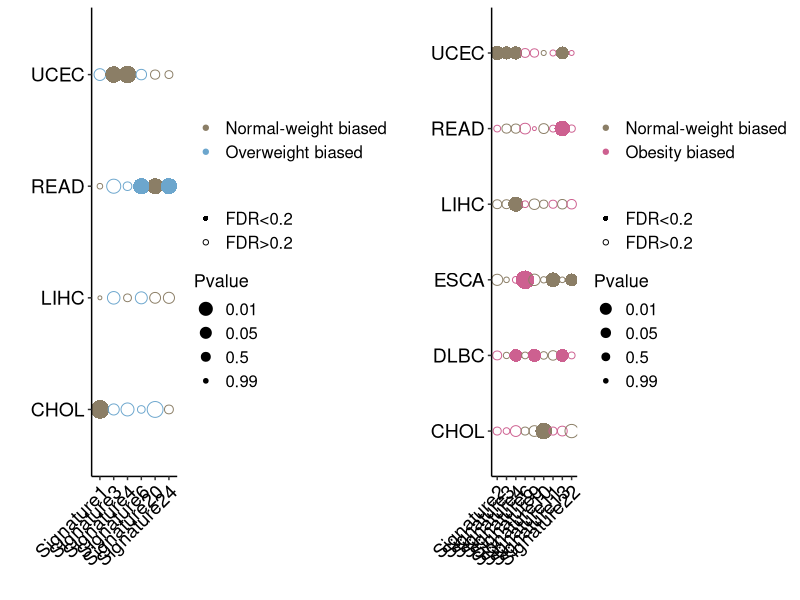
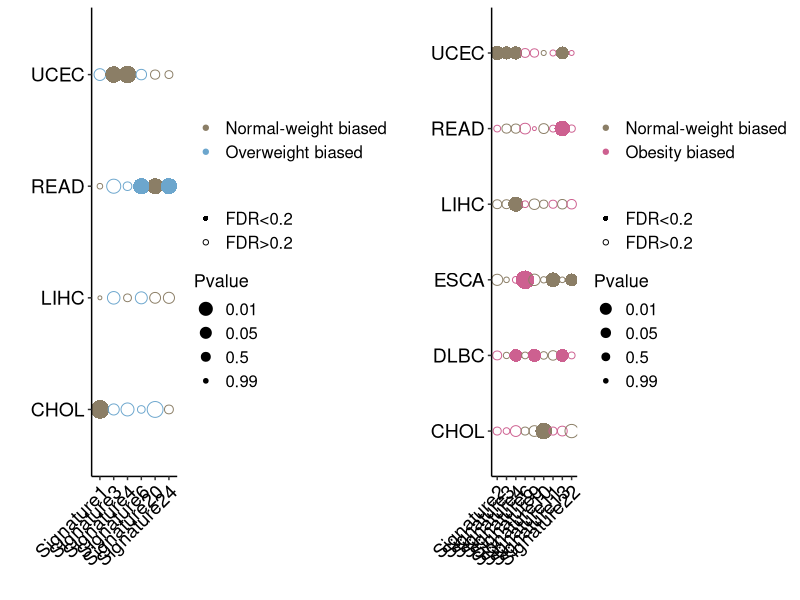

Recreate these plots in R, in order.
setwd("./data/processedData/FiguresData/")
library(ggplot2)
library(dplyr)
library(tidyr)
library(ggpubr)
###normal VS obesity
df <- read.table("NorVSob_MutSig_all.txt", sep = "\t", header = F)
colnames(df) <- c("Immucell", "pvale" ,"FDR", "OBmean", "Normean","cancer")
head(df)
df$type <- ifelse(df$OBmean<df$Normean,"Normal-weight biased","Obesity biased")
df['sig'] <- "FDR>0.2"
df[is.na(df)] <- 1
df[df$FDR<=0.2,]['sig'] <- "FDR<0.2"
df$Immucell <- gsub("\\.", "", df$Immucell)
df <- df[df$cancer%in% c("UCEC", "READ", "LIHC", "ESCA", "DLBC", "CHOL"),]

####
pdf(file = "./Figures/Fig2e_mutsig_dotplot.pdf",  
    width=7.2,
    height=4) # The height of the plot in inches



p1 <- ggplot(df,aes(Immucell, cancer, group = cancer, color=type))+theme_classic() +
  theme(axis.text.x = element_text(size=14, angle = 45, color="black", vjust = 1, hjust=1),
        axis.text.y = element_text(size=14, color="black", vjust = 0.5, hjust=1),
        axis.title.y = element_text(size=14, color="black"),
        axis.title.x = element_text(size=14, color="black"),
        legend.text = element_text(size=12,color = "black"),
        legend.title = element_text(size=13, color = "black"))+
  geom_point(aes(size=-log10(pvale),shape=factor(sig)),range=c(0,1))+
  scale_size("Pvalue", breaks = c(0.99,0.6,0.3,0.01), labels = c(0.01,0.05,0.5,0.99))+
  scale_alpha_manual(values=c("FDR>0.2"=0, "FDR<0.2"=1))+
  scale_shape_manual(values=c(16,1)) +
  scale_color_manual(values=c("wheat4", "hotpink3")) +
  scale_x_discrete(limits = c("Signature2","Signature3","Signature4","Signature6",
                              "Signature9","Signature10","Signature11",
                              "Signature13","Signature22")) +
  #guides(color = F) +
  labs(x="", y="", shape ="", color="") + 
  guides(color = guide_legend(order = 1),
           shape = guide_legend(order = 2),
           size = guide_legend(order=3)) +
  theme(legend.margin = margin(1, 1, 1, 1))


dev.off()



######NOr VS overweight
df <- read.table("NorVSov_MutSig_all.txt", sep = "\t", header = F)
colnames(df) <- c("Immucell", "pvale" ,"FDR", "OBmean", "Normean","cancer")

head(df)
df$type <- ifelse(df$OBmean<df$Normean,"Normal-weight biased","Overweight biased")
df['sig'] <- "FDR>0.2"
df[is.na(df)] <- 1
df[df$FDR<=0.2,]['sig'] <- "FDR<0.2"
df$Immucell <- gsub("\\.", "", df$Immucell)
df <- df[!df$Immucell=="Signature5", ]
df <- df[df$cancer%in% c("UCEC", "READ", "LIHC", "CHOL"),]


###
pdf(file = "/Users/emmahuang/Downloads/Chong's_lab/obesity/obesity/organize_version/clinical/confoundingFactor_balance/NewPSW/Updated_Figure/Final_Figure/Figures/Fig2d_mutsig_dotplot.pdf",   # The directory you want to save the file in
    width=5.8,
    height=4) # The height of the plot in inches
p2 <- ggplot(df,aes(Immucell, cancer, group = cancer, color=type))+theme_classic() +
  theme(axis.text.x = element_text(size=14, angle = 45, color="black", vjust = 1, hjust=1),
        axis.text.y = element_text(size=14, color="black", vjust = 0.5, hjust=1),
        axis.title.y = element_text(size=14, color="black"),
        axis.title.x = element_text(size=14, color="black"),
        legend.text = element_text(size=12,color = "black"),
        legend.title = element_text(size=13, color = "black"))+
  geom_point(aes(size=-log10(pvale),shape=factor(sig)),range=c(0,1))+
  scale_size("Pvalue", breaks = c(0.99,0.6,0.3,0.01), labels = c(0.01,0.05,0.5,0.99))+
  scale_alpha_manual(values=c("FDR>0.2"=0, "FDR<0.2"=1))+
  scale_shape_manual(values=c(16,1)) +
  scale_color_manual(values=c("wheat4", "skyblue3")) +
  scale_x_discrete(limits = c("Signature1","Signature3","Signature4",
                              "Signature6","Signature20","Signature24")) +
  #guides(color = F) +
  labs(x="", y="", shape ="", color="") + 
  guides(color = guide_legend(order = 1),
           shape = guide_legend(order = 2),
           size = guide_legend(order=3)) +
  theme(legend.margin = margin(1, 1, 1, 1))

dev.off()
ggarrange(p2, p1, ncol = 2, nrow = 1)

ggsave("/Users/emmahuang/Downloads/Chong's_lab/obesity/obesity/organize_version/clinical/confoundingFactor_balance/NewPSW/Updated_Figure/Final_Figure/Figures/Fig2de_mutsig_dotplot.tiff", 
       units="in", width=12,
       height=4, dpi=400, compression = 'lzw')
